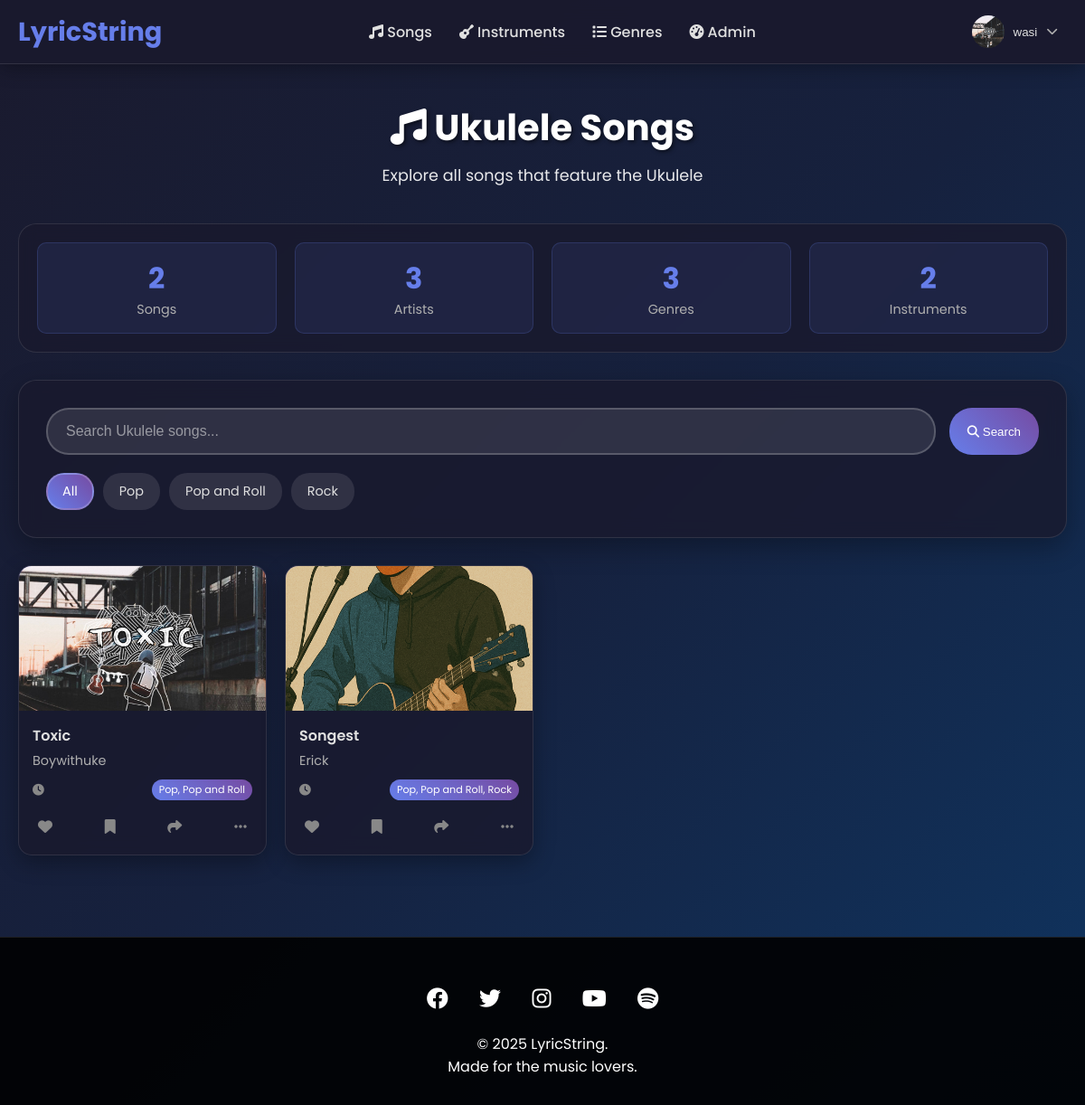
Page /instruments/1/ (signed in) on the committed database.
### users/models.py (models this page shows, shortened)
class CustomUser(AbstractUser):
    username = models.CharField(
        max_length=150,
        unique=True,
        help_text='Required. 150 characters or fewer. Letters, digits and @/./+/-/_ only.',
        validators=[AbstractUser.username_validator],
        error_messages={
            'unique': "A user with that username already exists.",
        },
    )
    bio = models.TextField(blank=True)
    profile_picture = models.ImageField(upload_to='profile_pics/', blank=True)
    location = models.CharField(max_length=100, blank=True)
    website = models.URLField(blank=True)
    social_media = models.CharField(max_length=100, blank=True)
    skill_level = models.CharField(max_length=20, choices=[
        ('beginner', 'Beginner'),
        ('intermediate', 'Intermediate'),
        ('advanced', 'Advanced'),
        ('professional', 'Professional')
    ], default='beginner')
    groups = models.ManyToManyField(
        'auth.Group',
        verbose_name='groups',
        blank=True,
        help_text='The groups this user belongs to. A user will get all permissions granted to each of their groups.',
        related_name="customuser_set",
        related_query_name="user",
    )
    user_permissions = models.ManyToManyField(
        'auth.Permission',
        verbose_name='user permissions',
        blank=True,
        help_text='Specific permissions for this user.',
        related_name="customuser_set",
        related_query_name="user",
    )

### content/models.py (models this page shows, shortened)
class Instrument(models.Model):
    name = models.CharField(max_length=50)
    category = models.CharField(max_length=50, choices=[
        ('strings', 'Strings'),
        ('percussion', 'Percussion'),
        ('wind', 'Wind'),
        ('keyboard', 'Keyboard'),
        ('electronic', 'Electronic')
    ])
    description = models.TextField()
    icon_class = models.CharField(max_length=50, default='fas fa-music')
    difficulty = models.CharField(max_length=10, choices=[
        ('easy', 'Easy'),
        ('medium', 'Medium'),
        ('hard', 'Hard')
    ], default='medium')

class Genre(models.Model):
    name = models.CharField(max_length=50, unique=True)
    description = models.TextField(blank=True)
    icon_class = models.CharField(max_length=50, default='fas fa-music')

class Song(models.Model):
    title = models.CharField(max_length=100)
    artist = models.ForeignKey(Artist, on_delete=models.CASCADE)
    duration = models.DurationField()
    key = models.CharField(max_length=20)
    bpm = models.PositiveIntegerField()
    year = models.PositiveIntegerField()
    genres = models.ManyToManyField(Genre)
    instruments = models.ManyToManyField(Instrument, through='SongInstrument')
    description = models.TextField()
    cover_image = models.ImageField(upload_to='song_covers/', blank=True)
    audio_file = models.FileField(upload_to='song_audio/')
    created_at = models.DateTimeField(auto_now_add=True)
    liked_by = models.ManyToManyField(settings.AUTH_USER_MODEL, related_name='liked_songs')
    saved_by = models.ManyToManyField(settings.AUTH_USER_MODEL, related_name='saved_songs')

class Artist(models.Model):
    name = models.CharField(max_length=100)
    bio = models.TextField(blank=True)
    genres = models.ManyToManyField(Genre)

### content/views.py (the view)
# urls.py: path('instruments/<int:instrument_id>/', views.instrument_songs_view, name='instrument_songs'),
def instrument_songs_view(request, instrument_id):
    instrument = get_object_or_404(Instrument, pk=instrument_id)
    songs = Song.objects.filter(
        songinstrument__instrument=instrument
    ).select_related('artist').prefetch_related('genres').distinct()
    genres = Genre.objects.all()
    context = {
        'instrument': instrument,
        'songs': songs,
        'genres': genres,
        'total_songs': songs.count(),
        'total_artists': Artist.objects.count(),
        'total_genres': Genre.objects.count(),
        'total_instruments': Instrument.objects.count(),
    }
    return render(request, 'content/instrument_songs.html', context)

### templates/content/instrument_songs.html (shortened to what this page needs)
{% extends "base.html" %}
{% load static %}
{% block content %}
<link rel="stylesheet" href="{% static 'css/song_list.css' %}">
<div class="page-header">
    <h1><i class="{{ instrument.icon_class }}"></i> {{ instrument.name }} Songs</h1>
    <p>Explore all songs that feature the {{ instrument.name }}</p>
</div>
<div class="stats-section">
    <div class="stats-grid">
        <div class="stat-item">
            <div class="stat-number">{{ total_songs }}</div>
            <div class="stat-label">Songs</div>
        </div>
        <div class="stat-item">
            <div class="stat-number">{{ total_artists }}</div>
            <div class="stat-label">Artists</div>
        </div>
        <div class="stat-item">
            <div class="stat-number">{{ total_genres }}</div>
            <div class="stat-label">Genres</div>
        </div>
        <div class="stat-item">
            <div class="stat-number">{{ total_instruments }}</div>
            <div class="stat-label">Instruments</div>
        </div>
    </div>
</div>
<div class="search-section">
    <div class="search-bar">
        <input type="text" class="search-input" placeholder="Search {{ instrument.name }} songs...">
        <button class="btn btn-primary">
            <i class="fas fa-search"></i> Search
        </button>
    </div>
    <div class="filter-tags">
        <span class="filter-tag active">All</span>
        {% for genre in genres %}
        <span class="filter-tag">{{ genre.name }}</span>
        {% endfor %}
    </div>
</div>
<div class="songs-grid">
    {% for song in songs %}
    <a href="{% url 'song_detail' song.id %}" class="song-card-link">
        <div class="song-card">
            <div class="song-cover">
            </div>
            <div class="song-info">
                <div class="song-title">{{ song.title }}</div>
                <div class="song-artist">{{ song.artist.name }}</div>
                <div class="song-details">
                    <span><i class="fas fa-clock"></i> {{ song.duration|time:"i:s" }}</span>
                    <span class="song-genre">
                        {% for genre in song.genres.all %}
                        {{ genre.name }}{% if not forloop.last %}, {% endif %}
                        {% endfor %}
                    </span>
                </div>
                <div class="song-actions">
                    <button class="action-btn" title="Like">
                        <i class="fas fa-heart"></i>
                    </button>
                    <button class="action-btn" title="Save">
                        <i class="fas fa-bookmark"></i>
                    </button>
                    <button class="action-btn" title="Share">
                        <i class="fas fa-share"></i>
                    </button>
                    <button class="action-btn" title="More options">
                        <i class="fas fa-ellipsis-h"></i>
                    </button>
                </div>
            </div>
        </div>
    </a>
    {% empty %}
    <div class="no-songs" style="grid-column: 1 / -1; text-align: center; padding: 40px;">
        <i class="fas fa-music" style="font-size: 3rem; color: #667eea; margin-bottom: 20px;"></i>
        <h3>No songs found for {{ instrument.name }}</h3>
        <p>Check back later for new content!</p>
    </div>
    {% endfor %}
</div>
{% endblock %}

### templates/base.html (shortened to what this page needs)
{% load static %}
<!DOCTYPE html>
<html lang="en">
<head>
    <link rel="stylesheet" href="https://cdnjs.cloudflare.com/ajax/libs/font-awesome/6.4.0/css/all.min.css">
    <link rel="stylesheet" href="{% static 'css/styles.css' %}">
    <link rel="stylesheet" href="{% static 'css/base.css' %}">
</head>
<body>
    <header class="header">
        <nav class="nav-container">
            <a href="/" class="logo">
                LyricString
            </a>
            <ul class="nav-menu">
                <li><a href="/"><i class="fas fa-music"></i> Songs</a></li>
                <li><a href="/instruments/"><i class="fas fa-guitar"></i> Instruments</a></li>
                <li><a href="/genres/"><i class="fas fa-list"></i> Genres</a></li>
                {% if user.is_staff %}
                <li><a href="/dashboard/"><i class="fas fa-tachometer-alt"></i> Admin</a></li>
                {% endif %}
            </ul>
            <div class="user-actions">
                {% if user.is_authenticated %}
                <div class="user-profile">
                    <div class="profile-dropdown">
                        <button class="profile-btn">
                            {% if user.profile_picture %}
                            <img src="{{ user.profile_picture.url }}" alt="{{ user.username }}" class="profile-pic">
                            {% else %}
                            <div class="profile-pic default"><i class="fas fa-user"></i></div>
                            {% endif %}
                            <span class="username">{{ user.username }}</span>
                            <i class="fas fa-chevron-down dropdown-icon"></i>
                        </button>
                    </div>
                </div>
                {% else %}
                <a href="{% url 'login' %}" class="btn btn-outline">Sign in</a>
                <a href="{% url 'register' %}" class="btn btn-primary">Sign up</a>
                {% endif %}
            </div>
        </nav>
    </header>
    <main class="main-content">
        {% block content %}{% endblock %}
    </main>
    <footer class="footer">
        <div class="footer-content">
            <div class="social-links">
                <a href="#"><i class="fab fa-facebook"></i></a>
                <a href="#"><i class="fab fa-twitter"></i></a>
                <a href="#"><i class="fab fa-instagram"></i></a>
                <a href="#"><i class="fab fa-youtube"></i></a>
                <a href="#"><i class="fab fa-spotify"></i></a>
            </div>
            <p>&copy; 2025 LyricString.</p>
            <p>Made for the music lovers.</p>
        </div>
    </footer>
</body>
</html>

### static/css/song_list.css (style rules this page uses)
.page-header { text-align: center; margin-bottom: 40px; color: white; }
.page-header h1 { font-size: 2.5rem; margin-bottom: 10px; text-shadow: 2px 2px 4px rgba(0,0,0,0.5); }
.page-header p { font-size: 1.1rem; opacity: 0.9; }
.search-section { background: rgba(26, 26, 46, 0.8); backdrop-filter: blur(10px); border-radius: 20px; padding: 30px; margin-bottom: 30px; box-shadow: 0 10px 30px rgba(0,0,0,0.3); border: 1px solid rgba(255, 255, 255, 0.1); }
.search-bar { display: flex; gap: 15px; margin-bottom: 20px; }
.search-input { flex: 1; padding: 15px 20px; border: 2px solid rgba(255, 255, 255, 0.2); border-radius: 25px; font-size: 1rem; transition: border-color 0.3s ease; background: rgba(255, 255, 255, 0.1); color: #e0e0e0; }
.search-input::placeholder { color: rgba(224, 224, 224, 0.6); }
.filter-tags { display: flex; gap: 10px; flex-wrap: wrap; }
.filter-tag { padding: 8px 16px; background: rgba(255, 255, 255, 0.1); border-radius: 20px; font-size: 0.9rem; cursor: pointer; transition: all 0.3s ease; border: 2px solid transparent; color: #e0e0e0; }
.filter-tag:hover, .filter-tag.active { background: linear-gradient(45deg, #667eea, #764ba2); color: white; border-color: rgba(255, 255, 255, 0.2); }
.songs-grid { display: grid; grid-template-columns: repeat(5, 1fr); gap: 20px; margin-top: 30px; }
.song-card { background: rgba(26, 26, 46, 0.8); backdrop-filter: blur(10px); border-radius: 15px; overflow: hidden; box-shadow: 0 8px 25px rgba(0,0,0,0.3); transition: all 0.3s ease; cursor: pointer; border: 1px solid rgba(255, 255, 255, 0.1); }
.song-cover { width: 100%; height: 160px; background: linear-gradient(45deg, #667eea, #764ba2); display: flex; align-items: center; justify-content: center; position: relative; overflow: hidden; }
.song-info { padding: 15px; }
.song-title { font-size: 1rem; font-weight: 600; margin-bottom: 5px; color: #e0e0e0; }
.song-artist { color: #b0b0b0; margin-bottom: 10px; font-size: 0.9rem; }
.song-details { display: flex; justify-content: space-between; align-items: center; margin-bottom: 15px; font-size: 0.8rem; color: #888; }
.song-genre { background: linear-gradient(45deg, #667eea, #764ba2); color: white; padding: 3px 8px; border-radius: 12px; font-size: 0.7rem; }
.song-actions { display: flex; justify-content: space-between; align-items: center; }
.action-btn { background: none; border: none; font-size: 1rem; cursor: pointer; padding: 6px; border-radius: 50%; transition: all 0.3s ease; color: #888; }
.stats-section { background: rgba(26, 26, 46, 0.8); backdrop-filter: blur(10px); border-radius: 20px; padding: 20px; margin-bottom: 30px; text-align: center; border: 1px solid rgba(255, 255, 255, 0.1); }
.stats-grid { display: grid; grid-template-columns: repeat(auto-fit, minmax(150px, 1fr)); gap: 20px; }
.stat-item { padding: 15px; border-radius: 10px; background: rgba(102, 126, 234, 0.1); border: 1px solid rgba(102, 126, 234, 0.2); }
.stat-number { font-size: 2rem; font-weight: 700; color: #667eea; }
.stat-label { color: #b0b0b0; font-size: 0.9rem; }
.song-card-link { text-decoration: none; color: inherit; display: block; }
@media (max-width: 1200px) { .songs-grid { grid-template-columns: repeat(4, 1fr); } }

### templates/content/instrument_songs.html (style rules this page uses)
.song-card-link { text-decoration: none; color: inherit; display: block; }
.song-cover { width: 100%; height: 160px; background: linear-gradient(45deg, #667eea, #764ba2); display: flex; align-items: center; justify-content: center; position: relative; overflow: hidden; }

### rows in the picture
CustomUser: profile_picture (picture), username "wasi"
Instrument: name "Ukulele", name "Search Ukulele songs..."
Genre: name "Pop"
Genre: name "Pop and Roll"
Genre: name "Rock"
Song: title "Toxic", artist.name "Boywithuke"
Song: title "Songest", artist.name "Erick"

### other values in the picture
{{ total_songs }} "2"
{{ total_artists }} "3"
{{ total_genres }} "3"
{{ total_instruments }} "2"
